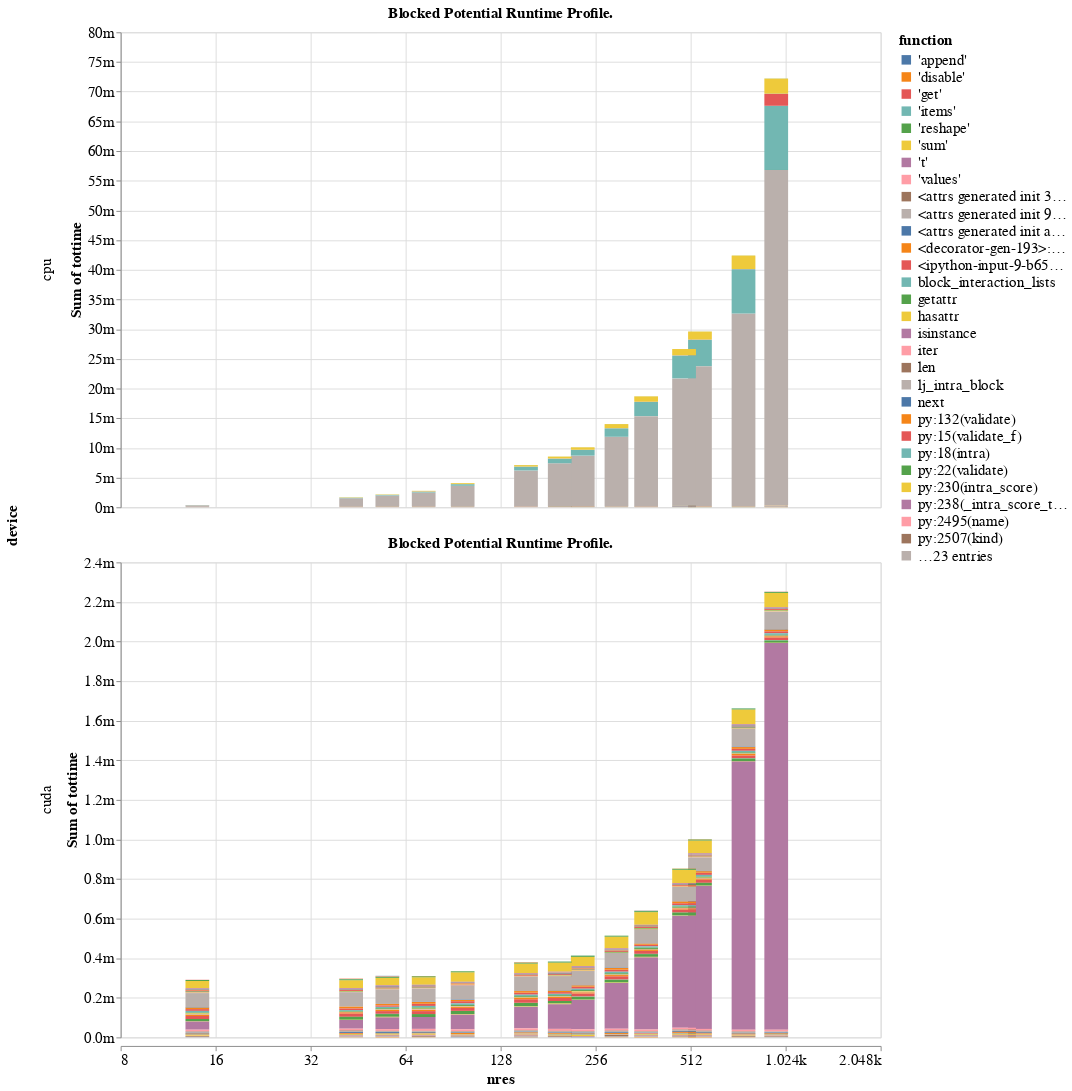

Notebook code cell kept with this figure:
### Code cell
pdat = stat_profile(rosetta_score_results)
rdat = pdat.query("impl != 'rosetta'")
rdat["function"] = (
    rdat.function_name.str.extract("method (['\.\w]*)")
    .where(lambda v: ~pandas.isna(v), rdat.function_name)
    .map(lambda v: v.split(".")[-1])
)

encoding = dict(
    x=altair.X(
        "nres", axis=altair.Axis(format="s"), scale=altair.Scale(type="log", base=2)
    ),
    y=altair.Y("sum(tottime)", axis=altair.Axis(format="s")),
    color="function",
)

c = (altair.Chart(rdat).mark_bar().encode(**encoding))
c.title = "Blocked Potential Runtime Profile."
c.facet(row="device").configure(
    bar={"continuousBandSize": 25}
).resolve_scale(y="independent")

### Figure 1 — Vega-Lite specification as saved in the notebook (floating-point values rounded to 4 significant figures; data arrays with more than 128 entries replaced by an {"elided": "..."} marker saying what was removed)
{"$schema": "https://vega.github.io/schema/vega-lite/v2.6.0.json", "config": {"axis": {"labelFontSize": 16, "titleFontSize": 16}, "bar": {"continuousBandSize": 25}, "header": {"labelFontSize": 16, "titleFontSize": 16}, "legend": {"labelFontSize": 16, "titleFontSize": 16}, "title": {"fontSize": 16}, "view": {"height": 500, "width": 800}}, "data": {"name": "data-c2e70d27229ff26376f171b1c5ce66b5"}, "datasets": {"data-c2e70d27229ff26376f171b1c5ce66b5": {"elided": "1442 records"}}, "facet": {"row": {"field": "device", "type": "nominal"}}, "resolve": {"scale": {"color": "shared", "x": "shared", "y": "independent"}}, "spec": {"encoding": {"color": {"field": "function", "type": "nominal"}, "x": {"axis": {"format": "s"}, "field": "nres", "scale": {"base": 2, "type": "log"}, "type": "quantitative"}, "y": {"aggregate": "sum", "axis": {"format": "s"}, "field": "tottime", "type": "quantitative"}}, "mark": "bar", "title": "Blocked Potential Runtime Profile."}}
